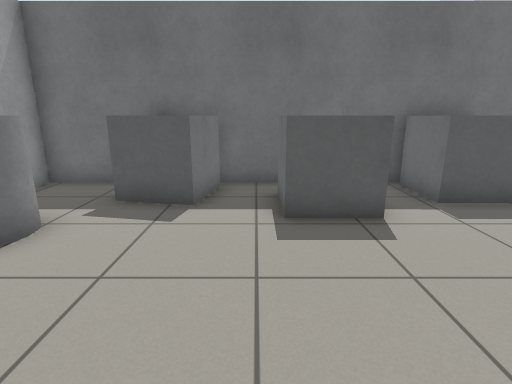
[1] (above)

15 first-person views from a walk through a Gazebo world. The camera is 1 m above the floor, tilts 14° down and sees 80° across. The floor is counted in squares, 0.5 m on a side. Each view is taken from the middle of a square. On the plan, view 1 faces up. The plan holds only what a view shows up to about 17 squares ahead; the rest is blank.

[2]
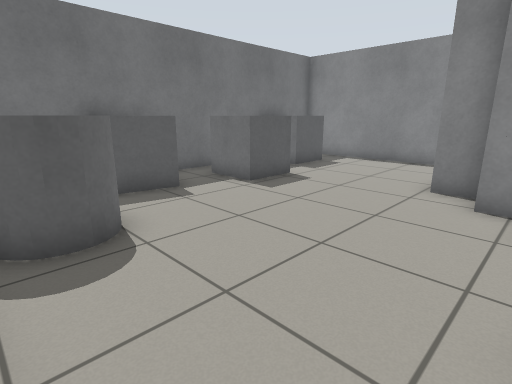

[3]
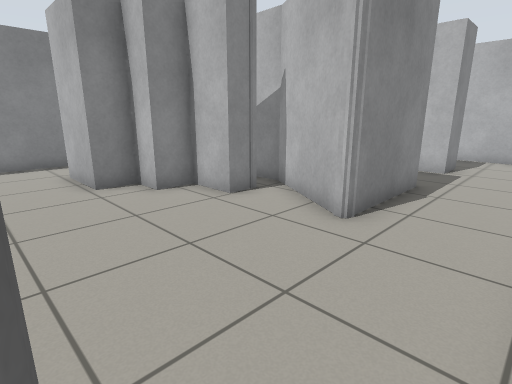

[4]
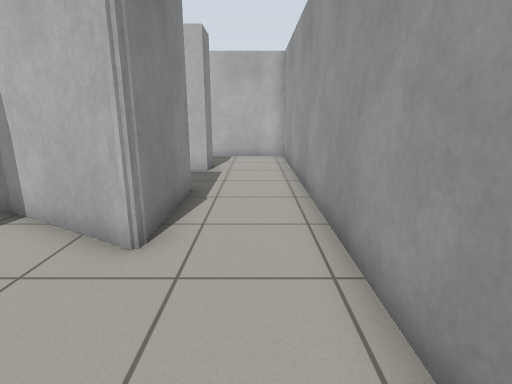

[5]
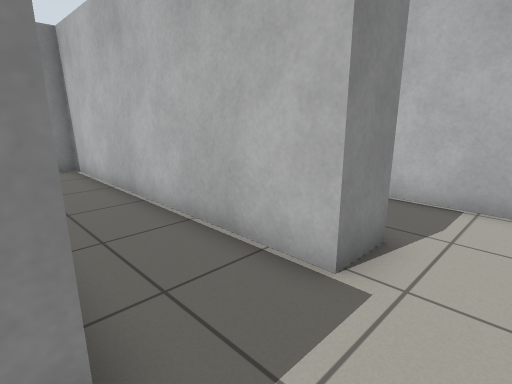

[6]
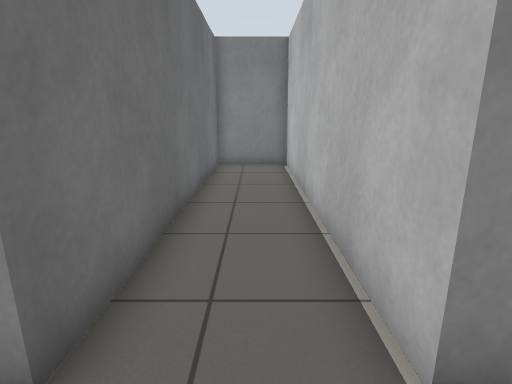

[7]
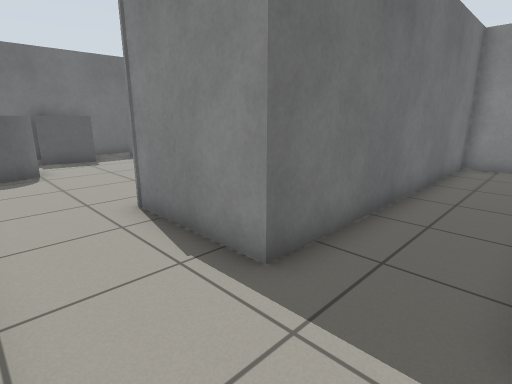

[8]
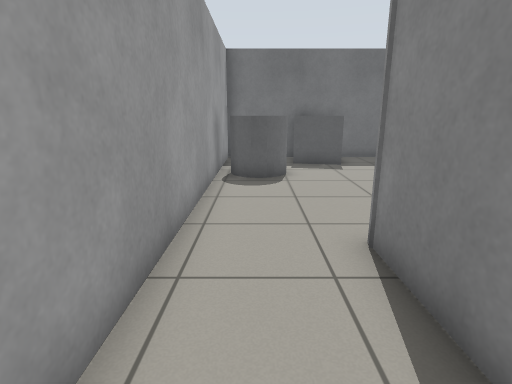

[9]
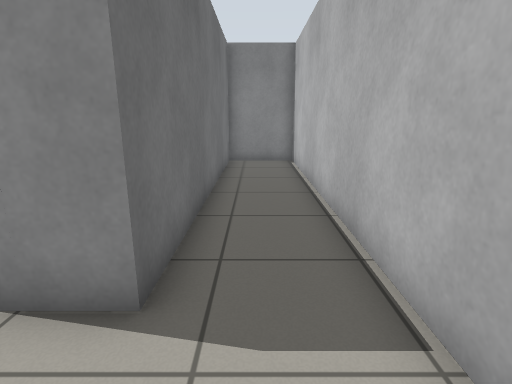

[10]
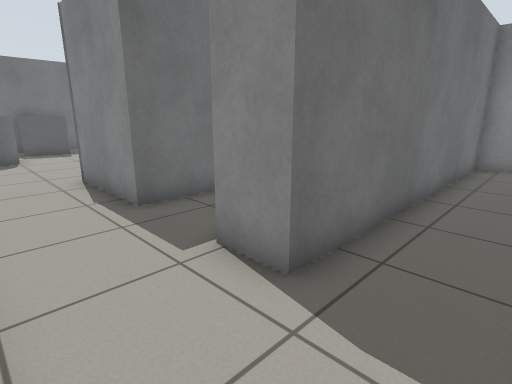

[11]
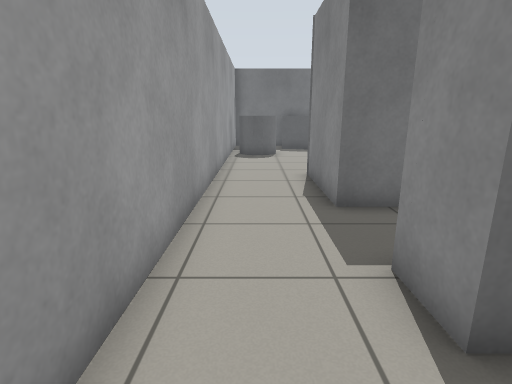

[12]
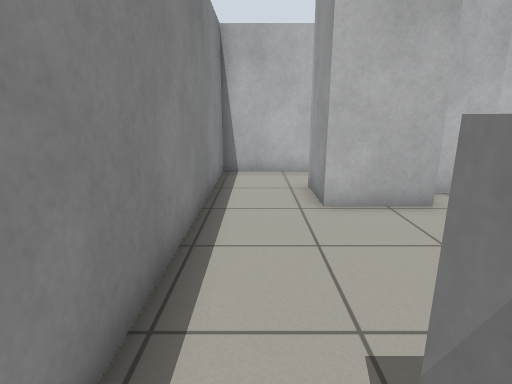

[13]
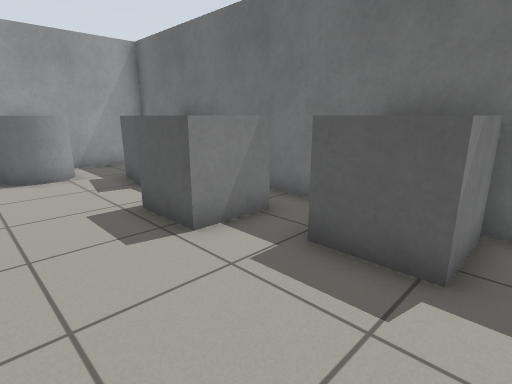

[14]
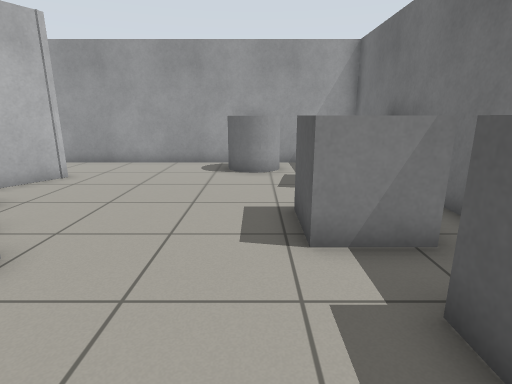

[15]
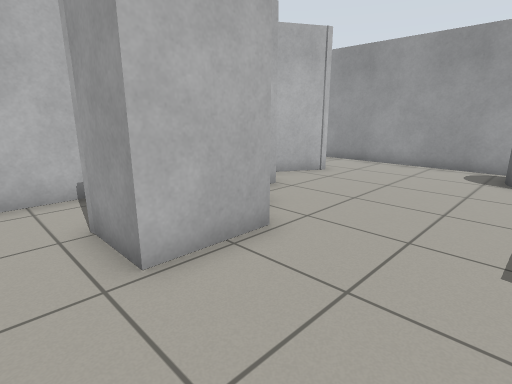

### Floor plan
Key: @ floor where view 1 was taken; # wall or solid block; . floor; B grey box; C grey cylinder.
Columns run from 7 left of view 1 to 8 right of it. Each row starts with its distance up from view 1.
  9 ################
  8 #...  B.BB..BB.#
  7 #...BB..BB..BB.#
  6 #.C.....BB.....#
  5 #C C...........#
  4 #.C............#
  3 #..............#
  2 #..............#
  1 #.........###..#
  0 #......@.####..#
 -1 #......###  #..#
 -2 #...##.##   ...#
 -3 #...#####   ####
 -4 #...#
 -5 #...############
 -6 #..............#
 -7 #..............#
 -8 #..............#
 -9 #...############
-10 #...############
-11 #..............#
-12 #..............#
-13 ################

Positions as (right, up) in squares from view 1, and headings:
1: (0, 0), facing up
2: (-6, -1), facing up-right
3: (-6, 4), facing down-right
4: (-5, 3), facing down
5: (-5, -5), facing down-right
6: (-5, -7), facing right
7: (-6, -8), facing up-right
8: (-5, -6), facing up
9: (-6, -11), facing right
10: (-6, -12), facing up-right
11: (-5, -12), facing up
12: (7, 8), facing down
13: (7, 3), facing up-left
14: (7, 5), facing left
15: (7, 5), facing down-left
